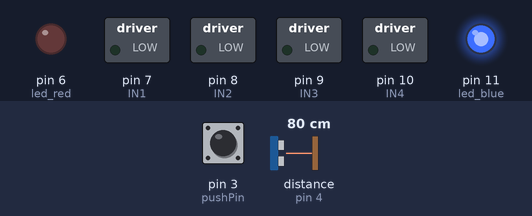
Simulated run of this sketch. Board: Arduino Uno, built with avr-gcc and run on an emulated ATmega328P. On the bench: switched loads named in the sketch (green lamp = pin HIGH), output pins drawn as LEDs (lit = HIGH). Wiring (inferred from the names in the program): ultrasonic range finder: trigger pin 5; echo pin 4. The inputs (shaded band) are chosen by the test bench; at power-on: distance to the obstacle (sensor on pin 4) 80 cm, pin 3 (pushPin) HIGH. The echo pulse lasts 58.3 µs per cm; pins used as bus, display or sensor lines are not drawn; what the sketch prints to the serial monitor is not drawn.

Above: at 3.3 s.
3.4 s: distance to the obstacle (sensor on pin 4) set to 7 cm
6.7 s: distance to the obstacle (sensor on pin 4) set to 4 cm
At 9.5 s:
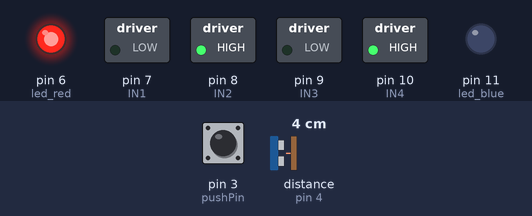
13.5 s: pin 3 (pushPin) pulled LOW for 2.85 s
At 15.3 s:
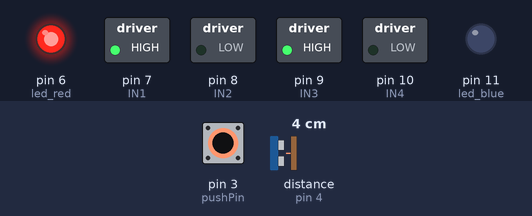
18.0 s: distance to the obstacle (sensor on pin 4) set to 9 cm
At 19.2 s:
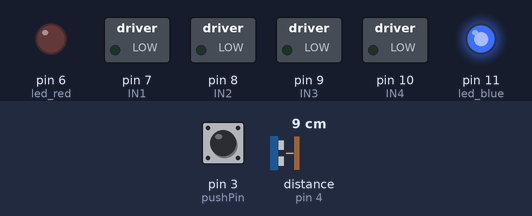
21.3 s: distance to the obstacle (sensor on pin 4) set to 2 cm
At 23.8 s:
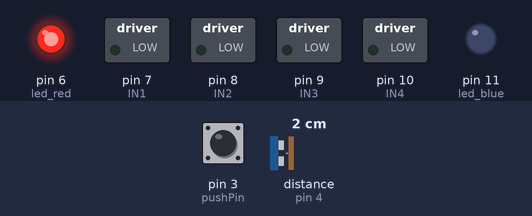
Timing chart, 0 to 29.0 s (numbered marks = the images above; inputs shaded):
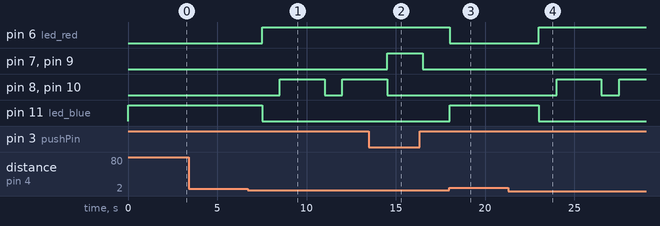

Measured:
- the behaviour switches between 6 and 5 cm on distance to the obstacle (sensor on pin 4) (found by bisection; images 0 and 1)
- after the input at 3.4 s, every drawn part: stays the same
- after the input at 6.7 s, pin 6 (led_red): LOW → HIGH after 0.81 s; pin 8 (IN2), pin 10 (IN4): LOW → HIGH after 1.8 s, → LOW 2.5 s later, → HIGH 1.0 s later; pin 11 (led_blue): HIGH → LOW after 0.81 s
- after the input at 13.5 s, pin 7 (IN1), pin 9 (IN3): LOW → HIGH after 1.0 s, → LOW 2.0 s later; pin 8 (IN2), pin 10 (IN4): goes on until 14.5 s, then stays LOW
- after the input at 18.0 s, pin 6 (led_red): HIGH → LOW at once; pin 8 (IN2), pin 10 (IN4): stays LOW (without the input it goes to HIGH after 1.0 s); pin 11 (led_blue): LOW → HIGH at once
- after the input at 21.3 s, pin 6 (led_red): LOW → HIGH after 1.7 s; pin 8 (IN2), pin 10 (IN4): LOW → HIGH after 2.7 s, → LOW 2.5 s later, → HIGH 1.0 s later; pin 11 (led_blue): HIGH → LOW after 1.7 s

The sketch:

Robo_follower.ino
```cpp
// Push Button
#define pushPin  3
int push_button_state = 0;

// Sonar Sensor
#define echo 4
#define trig 5
int distance; // Declare distance globally

// RGB
#define led_red 6
#define led_blue 11

// Motor Driver
#define IN1 7
#define IN2 8
#define IN3 9
#define IN4 10

void setup() {
  Serial.begin(9600);

  // Sonar Sensor
  pinMode(echo, INPUT);
  pinMode(trig, OUTPUT);

  // Motor Driver
  pinMode(IN1, OUTPUT);
  pinMode(IN2, OUTPUT);
  pinMode(IN3, OUTPUT);
  pinMode(IN4, OUTPUT);

  // RGB
  pinMode(led_red, OUTPUT);
  pinMode(led_blue, OUTPUT);

  // Push Button
  pinMode(pushPin, INPUT_PULLUP);
}

void loop() {
  push_button_state = digitalRead(pushPin);

  // Call function
  distance = calculateDistance();
  lights_control();
  follow();
  stepBack();

  // Print values
  Serial.print("Distance: ");
  Serial.print(distance);
  Serial.print(" cm");
  delay(500);
}

int calculateDistance() {
  long duration;

  // Clear trig_pin
  digitalWrite(trig, LOW);
  delayMicroseconds(2);

  // Send waves
  digitalWrite(trig, HIGH);
  delayMicroseconds(10);
  digitalWrite(trig, LOW);

  // Receive echo & calculate distance
  duration = pulseIn(echo, HIGH);
  distance = duration * 0.034 / 2;

  return distance;
}

// To follow hand (uni-direction)
void follow() {
  if (push_button_state == LOW && distance <= 5) {
    forward();
  } else {
    stop();
  }
}

// To move away from hand (uni-direction)
void stepBack() {
  if (distance < 5 && push_button_state == HIGH) {
    reverse();
  } else {
    stop();
  }
}

// To control LEDs on eyes (RED when evading)
void lights_control() {
  if (distance < 5) {
    digitalWrite(led_red, HIGH);
    digitalWrite(led_blue, LOW);
  } else {
    digitalWrite(led_red, LOW);
    digitalWrite(led_blue, HIGH);
  }
}

// To move forward
void forward() {
  digitalWrite(IN1, HIGH);
  digitalWrite(IN2, LOW);
  digitalWrite(IN3, HIGH);
  digitalWrite(IN4, LOW);
  delay(2000);
}

// To stop
void stop() {
  digitalWrite(IN1, LOW);
  digitalWrite(IN2, LOW);
  digitalWrite(IN3, LOW);
  digitalWrite(IN4, LOW);
  delay(1000);
}

// To reverse
void reverse() {
  digitalWrite(IN1, LOW);
  digitalWrite(IN2, HIGH);
  digitalWrite(IN3, LOW);
  digitalWrite(IN4, HIGH);
  delay(2000);
}
```
